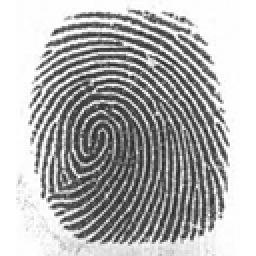
#> input picture FingerPrint.png, 128 x 128 px (shown 2 times larger)
$ python driver.py
#> lines starting #> are read from the running program, lines starting #| are printed output that depends on the picture
### steganography/guidelines.py
import cv2
import numpy as np

class GuideLines:
    def __init__(self):
        # OpenCV channels
        self.BLUE = 0
        self.GREEN = 1
        self.RED = 2

        self.TOP = 0
        self.RIGHT = 1
        self.BOTTOM = 2
        self.LEFT = 3

    # Set N LSBs to 0 for all pixels
    def washBitDepth(self,im,mask):
        return np.bitwise_and(im,mask)

    # Generate the lines
    def generateGuideLines(self,im,value = 255):
        SIZE_X = im.shape[0]
        SIZE_Y = im.shape[1]
        CHANNELS = im.shape[2] # Unused

        def verticalLines():
            for i in range(SIZE_X):
                # Blue lines from left
                # Red lines from right
                c = 1
                while c * c < SIZE_Y:
                    j = c * c
                    im[i][j][self.BLUE] |= value
                    im[i][SIZE_Y-j-1][self.RED] |= value
                    c += 1
                '''
                # Green lines from middle
                c = 1
                half = int(SIZE_Y/2)
                while c * c < SIZE_Y / 2:
                    j = c * c
                    im[i][half-j][self.GREEN] |= value
                    im[i][half+j][self.GREEN] |= value
                    c += 1'''


        def horizontalLines():
            for j in range(SIZE_Y):
                # Blue lines from top
                # Red lines from bottom
                c = 1
                while c * c < SIZE_X:
                    i = c * c
                    im[i][j][self.BLUE] |= value
                    im[SIZE_X-i-1][j][self.RED] |= value
                    c += 1
                '''
                # Green lines from middle
                c = 1
                half = int(SIZE_X/2)
                while c * c < SIZE_X / 2:
                    i = c * c
                    im[half-i][j][GREEN] |= value
                    im[half+i][j][GREEN] |= value
                    c += 1   '''

        verticalLines()
        horizontalLines()

        return im

    def getMargins(self,im,mask = 255):
        im = np.bitwise_and(im,mask)

        def getMargin(im,c):
            SIZE_X = im.shape[0]
            SIZE_Y = im.shape[1]
            lastPos = -1
            diff = -1

            j = 0
            # Avoid vertical lines
            while im[0,j] > 0 and im[1,j] > 0:
                j += 1
                if j == SIZE_Y:
                    #with open('dump.txt','w') as f:
                    #    f.write(str(im.tolist()))
                    return -1

            # Get all the estimates
            estimates = []
            #debug = []
            for i in range(SIZE_X):
                if(im[i,j] > 0):
                    if lastPos is not -1:
                        diff = i - lastPos
                        estimatedi = int((diff+1)/2) ** 2
                        estimates.append(estimatedi-i)
                        #debug.append([i,estimatedi,diff])
                    lastPos = i

            #with open('debug'+str(c)+'.txt','w') as f:
            #    f.write(str(debug))

            # Find modal estimate
            mode = -1
            if len(estimates) > 0:
                mode = (max(set(estimates), key=estimates.count))
            return mode

        margins = [-1,-1,-1,-1]

        # Top
        margins[self.TOP] = getMargin(im[:,:,self.BLUE],'_TOP')
        # Right
        margins[self.RIGHT] = getMargin(np.rot90(im[:,:,self.RED],1),'_RIGHT')
        # Bottom
        margins[self.BOTTOM] = getMargin(np.rot90(im[:,:,self.RED],2),'_BOTTOM')
        # Left
        margins[self.LEFT] = getMargin(np.rot90(im[:,:,self.BLUE],3),'_LEFT')

        return (margins)

    def getActualSize(self,cropped,margins):
        width = margins[self.LEFT] + cropped.shape[1] + margins[self.RIGHT]
        height = margins[self.TOP] + cropped.shape[0] + margins[self.BOTTOM]
        return [height,width]

    def marginsToCorners(self,margins):
        start_x = margins[self.TOP]
        start_y = margins[self.LEFT]
        end_x = margins[self.BOTTOM]
        end_y = margins[self.RIGHT]

        corners = [[start_y,start_x],
                   [start_x,end_y],
                   [end_y,end_x],
                   [end_x,start_y]]

        return corners

# [32 lines left out: function test, not called in this run]
#test()


### steganography/embedder.py
import cv2
import numpy as np
import random

class Embedder:
    def __init__(self,passes,key,channels,depth,mask,logging=False):
        self.NUMBER_OF_PASSES = passes
        self.KEY = key
        self.CHANNELS = channels
        self.DEPTH = depth
        self.MASK = mask
        self.logging = logging

    def embed(self,biometricImg,carrierImg):
        # Load the carrier image
        #carrierImg = cv2.imread(carrier)

        # Load the biometric image
        #biometricImg = cv2.imread(biometric)
        biometricImg = cv2.cvtColor(biometricImg,cv2.COLOR_BGR2GRAY)
        biometricX = biometricImg.shape[0]
        biometricY = biometricImg.shape[1]

        # Seed the PRG
        random.seed(self.KEY)

        # Debug
        self.table = []

        rotateIJ = lambda i,j,orientation: \
            (i,j) if orientation == 0 \
            else rotateIJ(j,-i-1,orientation-1)

        def runPass(passNumber):
            # Select channel to hide data
            channel = passNumber % self.CHANNELS

            orientation = passNumber%4

            shape = [[carrierImg.shape[0],carrierImg.shape[1]],
                     [carrierImg.shape[1],carrierImg.shape[0]]]

            for i in range(biometricX):
                for j in range(biometricY):
                    x = random.randint(0,shape[passNumber%2][0]-1)
                    y = random.randint(0,shape[passNumber%2][1]-1)

                    x,y = rotateIJ(x,y,orientation)

                    # Get the n MSBs for the biometric and shift it
                    # to the second last LSB and onwards
                    dataToHide = (biometricImg[i,j] >> (8 - self.DEPTH)) << 1

                    # Set the bits to 0 where the data is to be hidden
                    carrierImg[x,y,channel] &= self.MASK

                    # Set the bits of the image
                    carrierImg[x,y,channel] |= dataToHide
                    #carrierImg[x,y,channel] = 255 # Debug

                    # Debug
                    if i == 64 and passNumber == 2 and self.logging:
                        row = [passNumber,i,j,x,y,dataToHide]
                        self.table.append(row)

        for i in range(self.NUMBER_OF_PASSES):
            runPass(i)

        # Debug
        if self.logging:
            with open('embed.txt','w') as f:
                f.write(str(self.table))

        return carrierImg

# [14 lines left out: function test, not called in this run]

#test()

### steganography/extractor.py
import cv2
import numpy as np
import random

class Extractor:
    def __init__(self,passes,key,mask,shift,logging = False):
        self.NUMBER_OF_PASSES = passes
        self.KEY = key
        self.MASK = mask
        self.SHIFT = shift
        self.logging = logging

    def extract(self,embedded,CORNERS,ACTUAL_SIZE,BIOMETRIC_SIZE):
        ACTUAL_SIZE = [[ACTUAL_SIZE[1],ACTUAL_SIZE[0]],
                       [ACTUAL_SIZE[0],ACTUAL_SIZE[1]]]
        # Extract number of channels
        self.CHANNELS = embedded.shape[2]

        # Count votes
        votes = [[[] for _ in range(BIOMETRIC_SIZE)] for _ in range(BIOMETRIC_SIZE)]

        # Rotation function
        rotateIJ = lambda i,j,orientation:\
            (i,j) if orientation == 0 \
            else rotateIJ(j,-i-1,orientation-1)

        # Seed the PRG
        random.seed(self.KEY)

        # Debug
        self.table = []

        # Size of the input image
        inputSize = [[embedded.shape[0],embedded.shape[1]],
                     [embedded.shape[1],embedded.shape[0]]]

        def runPass(passNumber):
            channel = passNumber % self.CHANNELS
            orientation = (passNumber) % 4

            width = ACTUAL_SIZE[passNumber%2][0] - 1
            height = ACTUAL_SIZE[passNumber%2][1] - 1

            for i in range(BIOMETRIC_SIZE):
                for j in range(BIOMETRIC_SIZE):
                    # x,y coordinates of original image
                    x = random.randint(0,height) - CORNERS[orientation][1]
                    y = random.randint(0,width) - CORNERS[orientation][0]

                    if x < 0 or y < 0:
                        continue

                    # Rotate the coordinates
                    ni,nj = i,j
                    nx,ny = rotateIJ(x,y,orientation)

                    try:
                        # Extract the value
                        value = embedded[nx,ny,channel] & self.MASK

                        # Add votes to the list
                        votes[ni][nj].append(value << self.SHIFT)
                    except:
                        #print(nx,ny)
                        pass

                    # Debug
                    if i == 64 and passNumber == 3 and self.logging:
                        row = [passNumber,ni,nj,nx,ny,value]
                        self.table.append(row)

        for i in range(self.NUMBER_OF_PASSES):
            runPass(i)

        # Output canvas
        canvas = np.zeros((BIOMETRIC_SIZE,BIOMETRIC_SIZE),dtype=np.uint8) + 255

        # Count votes
        for i in range(BIOMETRIC_SIZE):
            for j in range(BIOMETRIC_SIZE):
                a = votes[i][j]
                if len(a) == 0:
                    continue
                value = max(map(lambda val: (a.count(val), val), set(a)))[1]
                canvas[i,j] = value

        # Debug logs
        if self.logging:
            with open('extract.txt','w') as f:
                f.write(str(self.table))
            with open('votes.txt','w') as f:
                f.write(str(votes))

        return canvas

# [33 lines left out: function test, not called in this run]

#test()

### driver.py
#!/usr/bin/env python3

import cv2

from steganography.embedder import Embedder
from steganography.extractor import Extractor
from steganography.guidelines import GuideLines

import random
import time

current_milli_time = lambda: int(round(time.time() * 1000))

# File names
CARRIER = "./Carrier.png"
BIOMETRIC = "./FingerPrint.png"
EMBEDDED = "./Output.png"
EXTRACTED = "./Tests_PNG_32/"

# Number of channels (RGBA)
CHANNELS = 3

# Level of redundancy
NUMBER_OF_PASSES = 32

# Change key as required
KEY = 1234

# Level of clarity
DEPTH = 2

# Brightness increase, 2^5 = 32 times
SHIFT = 5

# The data is going to be embedded in ~MASK
MASK = 249

# Where the guidelines are stored
GUIDE_MASK = 1

# Number of tests
NUMBER_OF_TESTS = 20

# Assuming square image
biometric = cv2.imread(BIOMETRIC)
#> biometric is the input picture: shape (128, 128, 3); min 33, max 255, mean 177.6
BIOMETRIC_SIZE = biometric.shape[0]
#> BIOMETRIC_SIZE = 128

# Read the carrier file
carrier = cv2.imread(CARRIER)
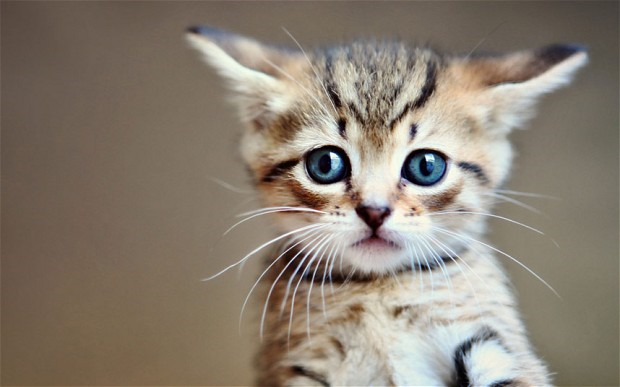
#> input picture Carrier.png, 620 x 387 px
#> carrier is the input picture: shape (387, 620, 3); mean B, G, R 114.2, 127.2, 137.7

guideLines = GuideLines()

print('Generating guide lines')
carrier = guideLines.washBitDepth(carrier,~GUIDE_MASK)
carrier = guideLines.generateGuideLines(carrier,GUIDE_MASK)
#> after the loop in horizontalLines, `for j in range(SIZE_Y):`: im: shape (387, 620, 3) int16; mean B, G, R 113.8, 126.7, 137.3

print('Embedding image')
embedder = Embedder(NUMBER_OF_PASSES,KEY,CHANNELS,DEPTH,MASK)
embedded = embedder.embed(biometric,carrier)
cv2.imwrite(EMBEDDED,embedded)
print('Done')

extractor = Extractor(NUMBER_OF_PASSES,KEY,~MASK,SHIFT)

embedded = cv2.imread(EMBEDDED)

CARRIER_X = embedded.shape[0]
#> CARRIER_X = 387
CARRIER_Y = embedded.shape[1]
#> CARRIER_Y = 620

for i in range(NUMBER_OF_TESTS):
    print('Test '+str(i))

    random.seed(current_milli_time())
    x1 = int(CARRIER_X/2) - random.randint(0,int(CARRIER_X/3))
    x2 = int(CARRIER_X/2) + random.randint(0,int(CARRIER_X/3))

    y1 = int(CARRIER_Y/2) - random.randint(0,int(CARRIER_Y/3))
    y2 = int(CARRIER_Y/2) + random.randint(0,int(CARRIER_Y/3))
    crop = (x1,y1,x2,y2)
    print(crop)

    cropped = embedded[crop[0]:crop[2],crop[1]:crop[3]]
    cv2.imwrite(EXTRACTED+str(i)+'.png',cropped)

    margins = guideLines.getMargins(cropped,GUIDE_MASK)
    corners = guideLines.marginsToCorners(margins)
    actualSize = guideLines.getActualSize(cropped,margins)
    extract = extractor.extract(cropped,corners,actualSize,BIOMETRIC_SIZE)

    cv2.imwrite(EXTRACTED+str(i)+'_bio.png',extract)
#> this loop made 20 passes
#> (margins, start_x in marginsToCorners, start_y in marginsToCorners, end_x in marginsToCorners, end_y in marginsToCorners) on passes 1 to 5: ([113, 302, 76, 248], 113, 248, 76, 302), ([155, 160, 125, 282], 155, 282, 125, 160), ([106, 199, 165, 265], 106, 265, 165, 199), ([186, 297, 132, 131], 186, 131, 132, 297), ([190, 266, 100, 259], 190, 259, 100, 266)
#> pass 1, `cropped = embedded[crop[0]:crop[2],crop[1]:crop[3]]`:
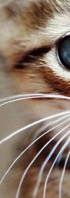
#> cropped: shape (198, 70, 3); mean B, G, R 103.1, 118.1, 137.6
#> pass 1, in getMargins, `im = np.bitwise_and(im,mask)`:
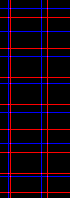
#> im: shape (198, 70, 3); mean of channels 0, 1, 2 0.0629, 0, 0.0678; drawn with 1 as white
#> pass 1, `extract = extractor.extract(cropped,corners,actualSize,BIOMETRIC_SIZE)`:
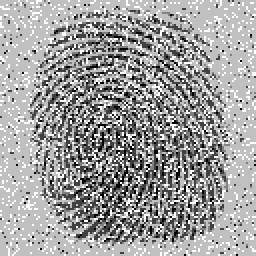
#> extract: shape (128, 128) (shown 2 times larger); min 0, max 255, mean 159.8
#> pass 2, `cropped = embedded[crop[0]:crop[2],crop[1]:crop[3]]`:
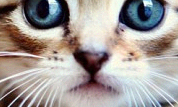
#> cropped: shape (107, 178, 3); mean B, G, R 151.6, 154.9, 162.3
#> after the loop:
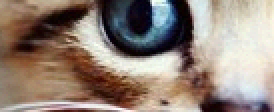
#> cropped: shape (56, 137, 3) (shown 2 times larger); mean B, G, R 119.7, 130.2, 145.9
